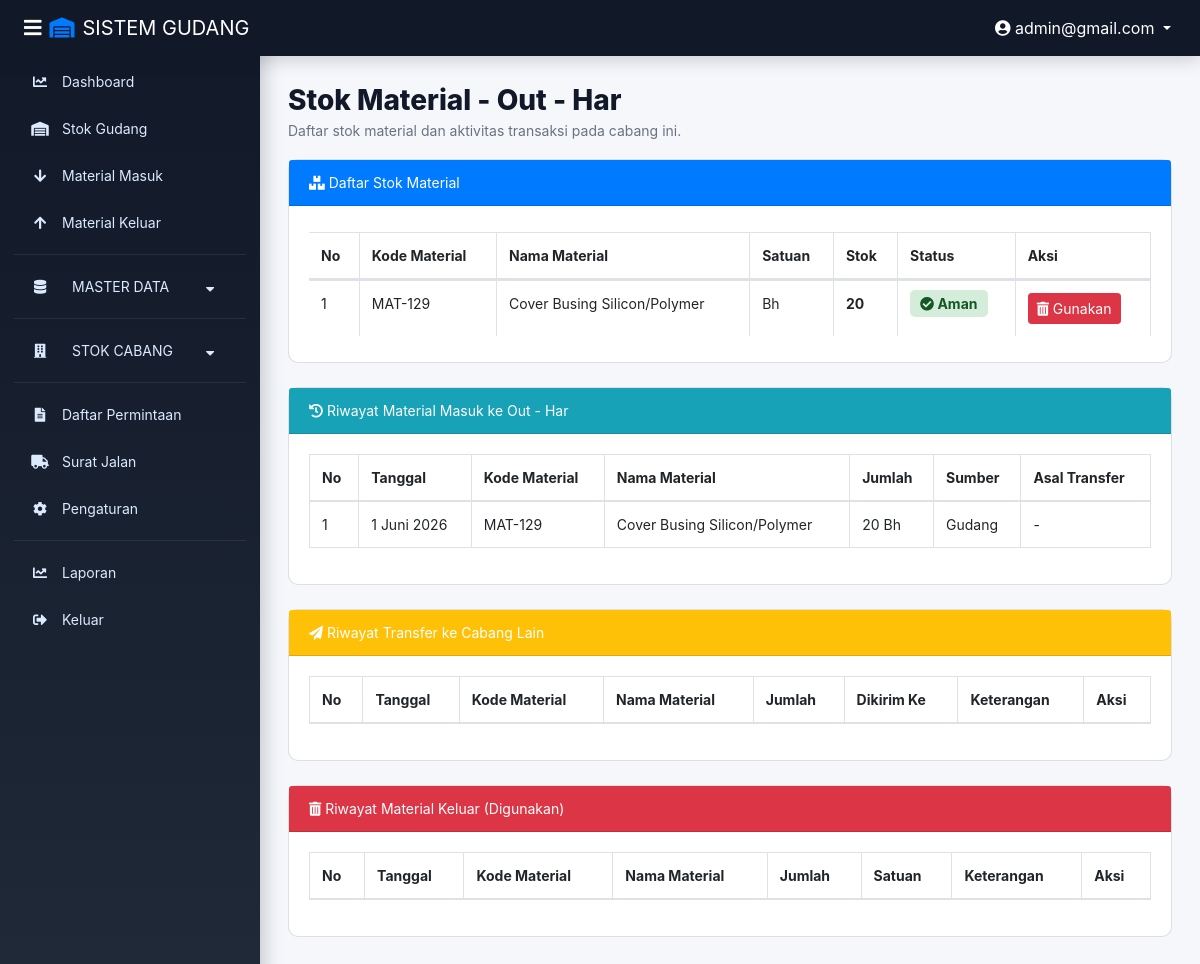
Screenshot of /stok_cabang.php?id=1 (signed in) with the database file from the repository.
### tables this page shows
CREATE TABLE `tujuan` (
  `id_tujuan` int(11) NOT NULL,
  `nama` varchar(100) NOT NULL
);

CREATE TABLE `material` (
  `id_material` int(11) NOT NULL,
  `kode_material` varchar(50) NOT NULL,
  `nama` varchar(100) NOT NULL,
  `satuan` varchar(50) NOT NULL,
  `harga` decimal(15,0) DEFAULT 0
);

CREATE TABLE `transaksi_masuk_tujuan` (
  `id_transaksi` int(11) NOT NULL,
  `id_material` int(11) NOT NULL,
  `id_tujuan` int(11) NOT NULL,
  `tanggal` date NOT NULL,
  `qty` int(11) NOT NULL,
  `sumber` varchar(50) DEFAULT 'Gudang',
  `asal_transfer` varchar(100) DEFAULT NULL
);

### function.php (called while the page is built, shortened)
<?php
function formatTanggal($tanggal, $format = 'pendek')
{
    $timestamp = strtotime($tanggal);
    if ($format == 'panjang') {
        $bulan = array(
            1 => 'Januari',
            'Februari',
            'Maret',
            'April',
            'Mei',
            'Juni',
            'Juli',
            'Agustus',
            'September',
            'Oktober',
            'November',
            'Desember'
        );
        return date('j', $timestamp) . ' ' . $bulan[(int)date('n', $timestamp)] . ' ' . date('Y', $timestamp);
    }
    return date('d-m-Y', $timestamp);
}
function tgl_panjang($tanggal)
{
    return formatTanggal($tanggal, 'panjang');
}

### stok_cabang.php (the view, shortened to what this page needs)
<?php
require 'function.php';
$id_tujuan = isset($_GET['id']) ? (int)$_GET['id'] : 0;
$query_cabang = mysqli_query($conn, "SELECT * FROM tujuan WHERE id_tujuan='$id_tujuan'");
$cabang = mysqli_fetch_assoc($query_cabang);
$is_own_cabang = ($_SESSION['level'] == 'user_cabang' && $_SESSION['cabang_id'] == $id_tujuan);
$can_act = ($_SESSION['level'] == 'admin' || $is_own_cabang);
?>
<!DOCTYPE html>
<html lang="en">
<head>
    <link href="https://cdn.jsdelivr.net/npm/bootstrap@4.5.3/dist/css/bootstrap.min.css" rel="stylesheet" />
    <link href="https://cdn.datatables.net/1.10.20/css/dataTables.bootstrap4.min.css" rel="stylesheet" />
    <link rel="stylesheet" href="https://cdn.jsdelivr.net/npm/sweetalert2@11/dist/sweetalert2.min.css">
    <link rel="stylesheet" href="assets/css/animation.css">
    <link rel="stylesheet" href="assets/css/sidebar-fixed.css">
    <link rel="stylesheet" href="https://cdnjs.cloudflare.com/ajax/libs/font-awesome/5.15.1/css/all.min.css">
</head>
<body>
<nav class="sb-topnav navbar navbar-expand navbar-dark bg-dark">
        <button class="btn btn-link btn-sm" id="sidebarToggle" type="button"><i class="fas fa-bars"></i></button>
        <span class="navbar-brand text-white"><i class="fas fa-warehouse mr-2 text-primary"></i>SISTEM GUDANG</span>
        <div class="ml-auto d-flex align-items-center">
            <div class="dropdown">
                <button class="btn btn-link text-white dropdown-toggle" type="button" data-toggle="dropdown">
                    <i class="fas fa-user-circle"></i> <?= htmlspecialchars($_SESSION['email']); ?>
                </button>
            </div>
        </div>
    </nav>
    <div class="sidebar">
        <div class="brand-sidebar">
            <span>SISTEM GUDANG</span>
        </div>
        <nav>
            <?php $current_page = basename($_SERVER['PHP_SELF']); ?>
            <?php if ($_SESSION['level'] == 'admin'): ?>
                <a href="dashboard.php" class="<?= ($current_page == 'dashboard.php') ? 'active' : ''; ?>">
                    <i class="fas fa-chart-line"></i> Dashboard
                </a>
            <?php endif; ?>
            <a href="index.php" class="<?= ($current_page == 'index.php') ? 'active' : ''; ?>">
                <i class="fas fa-warehouse"></i> Stok Gudang
            </a>
            <?php if ($_SESSION['level'] == 'admin'): ?>
                <a href="barang_masuk.php" class="<?= ($current_page == 'barang_masuk.php') ? 'active' : ''; ?>">
                    <i class="fas fa-arrow-down"></i> Material Masuk
                </a>
                <a href="barang_keluar.php" class="<?= ($current_page == 'barang_keluar.php') ? 'active' : ''; ?>">
                    <i class="fas fa-arrow-up"></i> Material Keluar
                </a>
            <?php endif; ?>
            <hr>
            <div class="dropdown-btn">
                <i class="fas fa-database"></i> MASTER DATA <i class="fas fa-caret-down"></i>
            </div>
            <hr>
            <div class="dropdown-btn">
                <i class="fas fa-building"></i> STOK CABANG <i class="fas fa-caret-down"></i>
            </div>
                <?php
                if ($_SESSION['level'] == 'admin') {
                    $list_cabang_sidebar = mysqli_query($conn, "
                        SELECT * FROM tujuan
                        WHERE nama IN ('Out - DGA 1', 'Out - DGA 2', 'Out - Har', 'Out - PRC')
                        ORDER BY FIELD(nama, 'Out - DGA 1', 'Out - DGA 2', 'Out - Har', 'Out - PRC')
                    ");
                } elseif ($_SESSION['level'] == 'user_cabang') {
                    $id_cabang_sidebar = (int)($_SESSION['cabang_id'] ?? 0);
                    $list_cabang_sidebar = mysqli_query($conn, "SELECT * FROM tujuan WHERE id_tujuan = '$id_cabang_sidebar' ORDER BY id_tujuan ASC");
                } else {
                    $list_cabang_sidebar = mysqli_query($conn, "SELECT * FROM tujuan WHERE 1=0");
                }
                ?>
            <hr>
            <?php if ($_SESSION['level'] == 'admin'): ?>
                <a href="daftar_permintaan.php" class="<?= ($current_page == 'daftar_permintaan.php') ? 'active' : ''; ?>">
                    <i class="fas fa-file-alt"></i> Daftar Permintaan
                </a>
                <a href="surat_jalan.php" class="<?= ($current_page == 'surat_jalan.php') ? 'active' : ''; ?>">
                    <i class="fas fa-truck"></i> Surat Jalan
                </a>
                <a href="pengaturan.php" class="<?= ($current_page == 'pengaturan.php') ? 'active' : ''; ?>">
                    <i class="fas fa-cog"></i> Pengaturan
                </a>
            <?php endif; ?>
            <?php if ($_SESSION['level'] == 'admin'): ?>
                <hr>
                <a href="laporan.php" class="<?= ($current_page == 'laporan.php') ? 'active' : ''; ?>">
                    <i class="fas fa-chart-line"></i> Laporan
                </a>
            <?php endif; ?>
            <a href="logout.php"><i class="fas fa-sign-out-alt"></i> Keluar</a>
        </nav>
    </div>
<div class="content">
        <div class="page-title">
            <h2>Stok Material - <?= htmlspecialchars($cabang['nama']); ?></h2>
            <p>Daftar stok material dan aktivitas transaksi pada cabang ini.</p>
        </div>
        <div class="card">
            <div class="card-header bg-primary text-white">
                <i class="fas fa-boxes"></i> Daftar Stok Material
            </div>
            <div class="card-body">
                <div class="table-responsive">
                    <table class="table table-bordered table-cabang" id="dataTable" width="100%">
                        <thead>
                            <tr>
                                <th>No</th>
                                <th>Kode Material</th>
                                <th>Nama Material</th>
                                <th>Satuan</th>
                                <th>Stok</th>
                                <th>Status</th>
                                <th>Aksi</th>
                            </tr>
                        </thead>
                        <tbody>
                            <?php
                            $no = 1;
                            $query = mysqli_query($conn, "
                                SELECT m.*, COALESCE(st.jumlah, 0) as stok
                                FROM material m
                                LEFT JOIN stock_tujuan st ON st.id_material = m.id_material AND st.id_tujuan = '$id_tujuan'
                                WHERE COALESCE(st.jumlah, 0) > 0
                                ORDER BY m.nama ASC
                            ");
                            while ($data = mysqli_fetch_assoc($query)) {
                                $stok = $data['stok'];
                                if ($stok <= 0) {
                                    $status = '<span class="stok-badge stok-habis"><i class="fas fa-times-circle"></i> Habis</span>';
                                } elseif ($stok <= 10) {
                                    $status = '<span class="stok-badge stok-menipis"><i class="fas fa-exclamation-triangle"></i> Menipis</span>';
                                } else {
                                    $status = '<span class="stok-badge stok-aman"><i class="fas fa-check-circle"></i> Aman</span>';
                                }
                            ?>
                                <tr>
                                    <td><?= $no++; ?></td>
                                    <td><?= htmlspecialchars($data['kode_material']); ?></td>
                                    <td><?= htmlspecialchars($data['nama']); ?></td>
                                    <td><?= htmlspecialchars($data['satuan']); ?></td>
                                    <td><strong><?= number_format($stok, 0, ',', '.'); ?></strong></td>
                                    <td><?= $status; ?></td>
                                    <td>
                                        <?php if ($can_act): ?>
                                            <button class="btn btn-sm btn-danger" data-toggle="modal" data-target="#modalGunakan<?= $data['id_material']; ?>">
                                                <i class="fas fa-trash-alt"></i> Gunakan
                                            </button>
                                        <?php else: ?>
                                            <button class="btn btn-sm btn-secondary" disabled>
                                                <i class="fas fa-lock"></i> Terkunci
                                            </button>
                                        <?php endif; ?>
                                    </td>
                                <?php } ?>
                        </tbody>
                    </table>
                </div>
            </div>
        </div>
        <div class="card mt-4">
            <div class="card-header bg-info text-white">
                <i class="fas fa-history"></i> Riwayat Material Masuk ke <?= htmlspecialchars($cabang['nama']); ?>
            </div>
            <div class="card-body">
                <div class="table-responsive">
                    <table class="table table-bordered table-riwayat-masuk" id="dataTableMasuk" width="100%">
                        <thead>
                            <tr>
                                <th>No</th>
                                <th>Tanggal</th>
                                <th>Kode Material</th>
                                <th>Nama Material</th>
                                <th>Jumlah</th>
                                <th>Sumber</th>
                                <th>Asal Transfer</th>
                            </tr>
                        </thead>
                        <tbody>
                            <?php
                            $no2 = 1;
                            $query2 = mysqli_query($conn, "
                                SELECT t.*, m.kode_material, m.nama, m.satuan
                                FROM transaksi_masuk_tujuan t
                                JOIN material m ON m.id_material = t.id_material
                                WHERE t.id_tujuan = '$id_tujuan'
                                ORDER BY t.tanggal DESC
                            ");
                            while ($data2 = mysqli_fetch_assoc($query2)) {
                            ?>
                                <tr>
                                    <td><?= $no2++; ?></td>
                                    <td><?= tgl_panjang($data2['tanggal']); ?></td>
                                    <td><?= $data2['kode_material']; ?></td>
                                    <td><?= $data2['nama']; ?></td>
                                    <td><?= $data2['qty']; ?> <?= $data2['satuan']; ?></td>
                                    <td><?= htmlspecialchars($data2['sumber'] ?? '-'); ?></td>
                                    <td><?= htmlspecialchars($data2['asal_transfer'] ?? '-'); ?></td>
                                </tr>
                            <?php } ?>
                        </tbody>
                    </table>
                </div>
            </div>
        </div>
        <div class="card mt-4">
            <div class="card-header bg-warning text-white">
                <i class="fas fa-paper-plane"></i> Riwayat Transfer ke Cabang Lain
            </div>
            <div class="card-body">
                <div class="table-responsive">
                    <table class="table table-bordered table-cabang" id="dataTableTransfer" width="100%">
                        <thead>
                            <tr>
                                <th>No</th>
                                <th>Tanggal</th>
                                <th>Kode Material</th>
                                <th>Nama Material</th>
                                <th>Jumlah</th>
                                <th>Dikirim Ke</th>
                                <th>Keterangan</th>
                                <th>Aksi</th>
                            </tr>
                        </thead>
                    </table>
                </div>
            </div>
        </div>
        <div class="card mt-4">
            <div class="card-header bg-danger text-white">
                <i class="fas fa-trash-alt"></i> Riwayat Material Keluar (Digunakan)
            </div>
            <div class="card-body">
                <div class="table-responsive">
                    <table class="table table-bordered table-cabang" id="dataTableGunakan" width="100%">
                        <thead>
                            <tr>
                                <th>No</th>
                                <th>Tanggal</th>
                                <th>Kode Material</th>
                                <th>Nama Material</th>
                                <th>Jumlah</th>
                                <th>Satuan</th>
                                <th>Keterangan</th>
                                <th>Aksi</th>
                            </tr>
                        </thead>
                    </table>
                </div>
            </div>
        </div>
    </div>
</body>
</html>

### assets/css/animation.css (style rules this page uses)
* { transition: all 0.2s ease-in-out; }
.sidebar a { transition: all 0.3s cubic-bezier(0.4, 0, 0.2, 1); }
.btn { transition: transform 0.2s, box-shadow 0.2s; }
.card { animation: slideUp 0.4s ease-out; transition: box-shadow 0.3s; }
.table tbody tr { transition: background-color 0.2s, transform 0.2s; }

### assets/css/sidebar-fixed.css (style rules this page uses)
.sidebar { background-color: #343a40; min-height: 100vh; position: fixed; top: 0; left: 0; bottom: 0; width: 260px; overflow-y: auto; z-index: 1000; }
.sidebar a { color: white; padding: 10px 15px; display: block; text-decoration: none; transition: all 0.2s ease; }
.sidebar .dropdown-btn { cursor: pointer; user-select: none; padding: 10px 15px; display: block; color: white; transition: all 0.2s ease; }
.sidebar .dropdown-btn i { margin-right: 10px; width: 20px; }
.sidebar .dropdown-btn .fa-caret-down { float: right; margin-top: 5px; transition: transform 0.3s ease; }
.sb-topnav { position: fixed; top: 0; left: 0; right: 0; z-index: 1039; background-color: #103752 !important; height: 56px; }
.content { margin-left: 260px; margin-top: 56px; padding: 20px; min-height: 100vh; }
#sidebarToggle { color: white; background: transparent; border: none; font-size: 20px; cursor: pointer; }
.table-responsive { overflow-x: auto; }
.card { margin-bottom: 20px; border-radius: 10px; }

### rows the page displays
tujuan: nama "Out - Har"
material: kode_material "MAT-129", nama "Cover Busing Silicon/Polymer", satuan "Bh", stok "20"
transaksi_masuk_tujuan: tanggal "1 Juni 2026", id_material.kode_material "MAT-129", id_material.nama "Cover Busing Silicon/Polymer", qty "20", id_material.satuan "Bh", sumber "Gudang", asal_transfer "-"

### other values shown
$_SESSION['email'] "admin@gmail.com"
